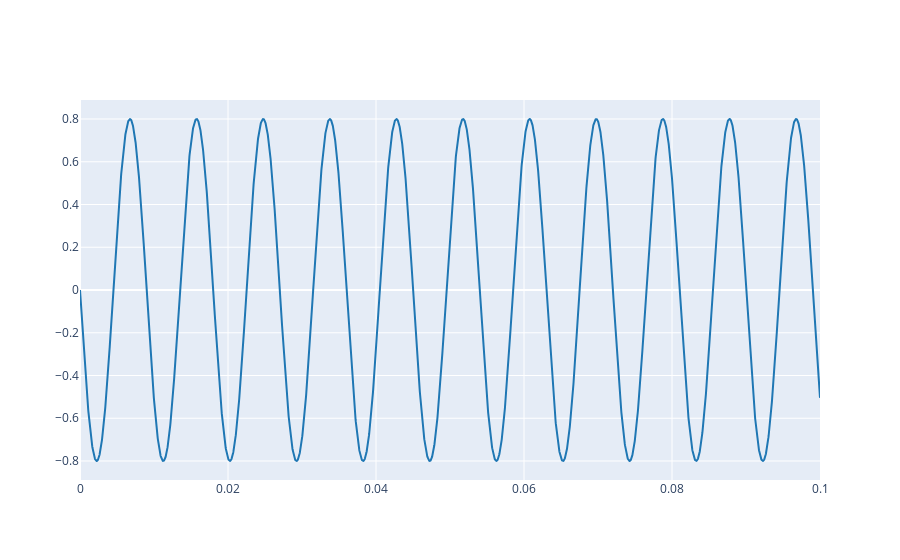

The notebook cell this image was saved under:
### Markdown cell above
2.1. Define a complex exponential with the same parameters that those from Lab 1 (Ex 3.1) and plot the real part.

### Code cell
#Parametros
A = 0.8
f0 = 111.111
fs = 44100     
phi = np.pi/2  

#Vector tiempo
t = np.arange(0, 0.1, 1.0/fs)

#Exponencial compleja
x = A * np.exp(1j * (2 * np.pi * f0 * t + phi))

#Parte real
plot_signals([np.real(x)], fs, name=['real part'])

### Figure 1 — Plotly figure (JSON) as saved in the notebook; plotly's stock layout.template omitted (floating-point values rounded to 4 significant figures; data arrays with more than 128 entries replaced by an {"elided": "..."} marker saying what was removed)
{"data": [{"line": {"color": "#1f77b4", "shape": "linear"}, "mode": "lines", "name": "real part", "type": "scatter", "x": {"elided": "4410 float values"}, "y": {"elided": "4410 float values"}}], "layout": {}}
